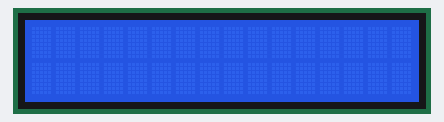
Simulated run of this sketch. Board: Arduino Uno, built with avr-gcc and run on an emulated ATmega328P. On the bench: 16×2 character LCD.

Above: at 0.1 s.
At 1.0 s:
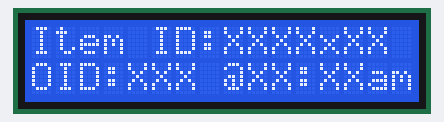
At 1.9 s:
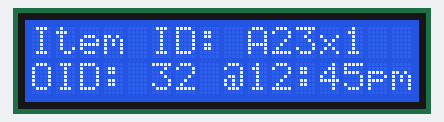

Measured:
- what the display in image 1 shows lasts 0.9 s, from 1.0 s to 1.9 s

The sketch:

displayordersv1.ino
```cpp
#include <Wire.h>
#include <LiquidCrystal_I2C.h>
// Set the LCD address to 0x27 for a 16 chars and 2 line display
LiquidCrystal_I2C lcd(0x27, 16, 2);
String text;
int l = 2;
String msgs[2];
int i;
unsigned long previousMillis;
void setup()
{
	// initialize the LCD
	lcd.begin();
	// Turn on the blacklight and print a message.
	lcd.backlight();
    lcd.noAutoscroll();
     msgs[0] = "Item ID:XXXXxXX OID:XXX @XX:XXam";
     msgs[1] = "Item ID: A23x1  OID: 32 @12:45pm";
     i = 0;
     previousMillis = millis();
}
void loop()
{

 unsigned long currentMillis = millis();

  if (currentMillis - previousMillis >= 900) {
    // save the last time you blinked the LED
    previousMillis = currentMillis;
     display(msgs[i++]);
    if(i == l)
      i = 0;
  }

}

void display(String text){

    lcd.setCursor(0,0);
if(text.length() > 16)
  {
    lcd.print(text.substring(0,16));
    lcd.setCursor(0,1);
    lcd.print(text.substring(16));
  }
  else
  {
    lcd.print(text);
  }
}
```
